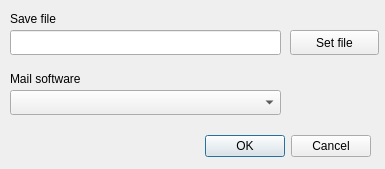
<?xml version="1.0" encoding="UTF-8"?>
<ui version="4.0">
 <class>PreferencesDialog</class>
 <widget class="QDialog" name="PreferencesDialog">
  <property name="geometry">
   <rect>
    <x>0</x>
    <y>0</y>
    <width>385</width>
    <height>169</height>
   </rect>
  </property>
  <property name="windowTitle">
   <string>Preferences</string>
  </property>
  <widget class="QDialogButtonBox" name="buttonBox">
   <property name="geometry">
    <rect>
     <x>30</x>
     <y>130</y>
     <width>341</width>
     <height>32</height>
    </rect>
   </property>
   <property name="orientation">
    <enum>Qt::Horizontal</enum>
   </property>
   <property name="standardButtons">
    <set>QDialogButtonBox::Cancel|QDialogButtonBox::Ok</set>
   </property>
  </widget>
  <widget class="QLabel" name="label">
   <property name="geometry">
    <rect>
     <x>10</x>
     <y>10</y>
     <width>67</width>
     <height>17</height>
    </rect>
   </property>
   <property name="text">
    <string>Save file</string>
   </property>
  </widget>
  <widget class="QLineEdit" name="lineEdit">
   <property name="geometry">
    <rect>
     <x>10</x>
     <y>30</y>
     <width>271</width>
     <height>25</height>
    </rect>
   </property>
  </widget>
  <widget class="QPushButton" name="pushButton">
   <property name="geometry">
    <rect>
     <x>290</x>
     <y>30</y>
     <width>89</width>
     <height>25</height>
    </rect>
   </property>
   <property name="text">
    <string>Set file</string>
   </property>
  </widget>
  <widget class="QLabel" name="label_2">
   <property name="geometry">
    <rect>
     <x>10</x>
     <y>70</y>
     <width>101</width>
     <height>17</height>
    </rect>
   </property>
   <property name="text">
    <string>Mail software</string>
   </property>
  </widget>
  <widget class="QComboBox" name="comboBox">
   <property name="geometry">
    <rect>
     <x>10</x>
     <y>90</y>
     <width>271</width>
     <height>25</height>
    </rect>
   </property>
  </widget>
 </widget>
 <resources/>
 <connections>
  <connection>
   <sender>buttonBox</sender>
   <signal>accepted()</signal>
   <receiver>PreferencesDialog</receiver>
   <slot>accept()</slot>
   <hints>
    <hint type="sourcelabel">
     <x>248</x>
     <y>254</y>
    </hint>
    <hint type="destinationlabel">
     <x>157</x>
     <y>274</y>
    </hint>
   </hints>
  </connection>
  <connection>
   <sender>buttonBox</sender>
   <signal>rejected()</signal>
   <receiver>PreferencesDialog</receiver>
   <slot>reject()</slot>
   <hints>
    <hint type="sourcelabel">
     <x>316</x>
     <y>260</y>
    </hint>
    <hint type="destinationlabel">
     <x>286</x>
     <y>274</y>
    </hint>
   </hints>
  </connection>
 </connections>
</ui>
